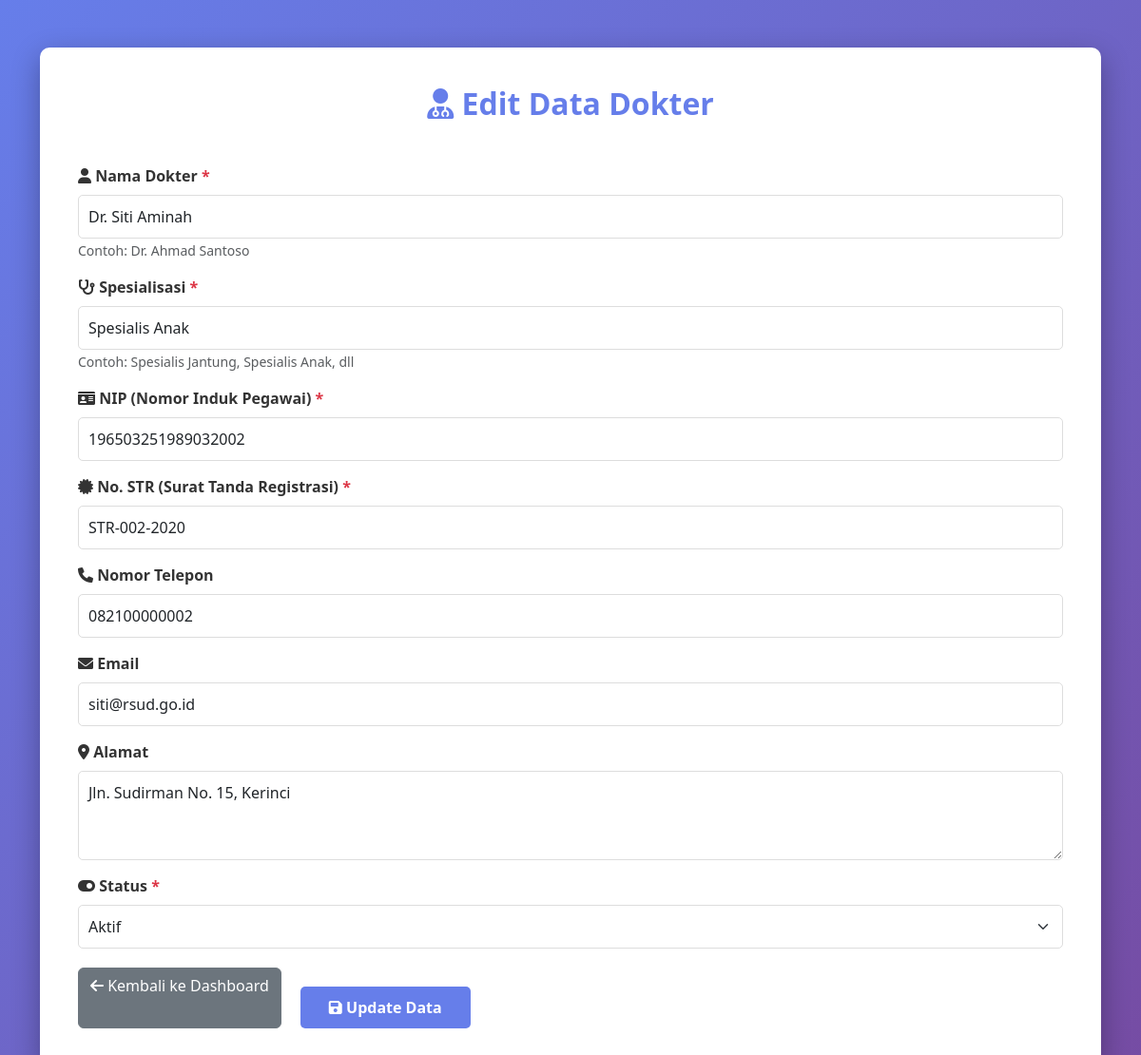
The page /input_dokter.php?id=2 (signed in) on the database its author committed.
### tables this page shows
CREATE TABLE IF NOT EXISTS dokter (
    id INT AUTO_INCREMENT PRIMARY KEY,
    nama VARCHAR(100) NOT NULL,
    spesialisasi VARCHAR(100) NOT NULL,
    nip VARCHAR(30) NOT NULL UNIQUE,
    no_str VARCHAR(50) NOT NULL,
    telepon VARCHAR(20),
    email VARCHAR(100),
    alamat TEXT,
    created_at TIMESTAMP DEFAULT CURRENT_TIMESTAMP,
    updated_at TIMESTAMP DEFAULT CURRENT_TIMESTAMP ON UPDATE CURRENT_TIMESTAMP,
    status ENUM('aktif', 'nonaktif') DEFAULT 'aktif'
);

### input_dokter.php (the view, shortened to what this page needs)
<?php
require 'config/database.php';
$edit_mode = isset($_GET['id']);
$dokter = null;
if ($edit_mode) {
    $id = intval($_GET['id']);
    $stmt = $conn->prepare("SELECT * FROM dokter WHERE id = ?");
    $stmt->bind_param("i", $id);
    $stmt->execute();
    $result = $stmt->get_result();
    $dokter = $result->fetch_assoc();
}
?>
<!DOCTYPE html>
<html lang="id">
<head>
    <link href="https://cdn.jsdelivr.net/npm/bootstrap@5.3.0/dist/css/bootstrap.min.css" rel="stylesheet">
    <link rel="stylesheet" href="https://cdnjs.cloudflare.com/ajax/libs/font-awesome/6.0.0/css/all.min.css">
    <link href="https://cdn.jsdelivr.net/npm/sweetalert2@11.7.3/dist/sweetalert2.min.css" rel="stylesheet">
</head>
<body>
    <div class="container">
        <div class="form-container">
            <h2 class="form-title">
                <i class="fas fa-user-md"></i>
                <?php echo $edit_mode ? 'Edit Data Dokter' : 'Input Data Dokter Baru'; ?>
            </h2>
            <form id="dokterForm">
                <div class="form-group">
                    <label for="nama" class="form-label">
                        <i class="fas fa-user"></i> Nama Dokter <span class="text-danger">*</span>
                    </label>
                    <input type="text" class="form-control" id="nama" name="nama"
                        value="<?php echo $edit_mode ? htmlspecialchars($dokter['nama']) : ''; ?>"
                        placeholder="Masukkan nama dokter" required>
                    <small class="form-text text-muted">Contoh: Dr. Ahmad Santoso</small>
                </div>
                <div class="form-group">
                    <label for="spesialisasi" class="form-label">
                        <i class="fas fa-stethoscope"></i> Spesialisasi <span class="text-danger">*</span>
                    </label>
                    <input type="text" class="form-control" id="spesialisasi" name="spesialisasi"
                        value="<?php echo $edit_mode ? htmlspecialchars($dokter['spesialisasi']) : ''; ?>"
                        placeholder="Masukkan spesialisasi dokter" required>
                    <small class="form-text text-muted">Contoh: Spesialis Jantung, Spesialis Anak, dll</small>
                </div>
                <div class="form-group">
                    <label for="nip" class="form-label">
                        <i class="fas fa-id-card"></i> NIP (Nomor Induk Pegawai) <span class="text-danger">*</span>
                    </label>
                    <input type="text" class="form-control" id="nip" name="nip"
                        value="<?php echo $edit_mode ? htmlspecialchars($dokter['nip']) : ''; ?>"
                        placeholder="Masukkan NIP dokter" required>
                </div>
                <div class="form-group">
                    <label for="no_str" class="form-label">
                        <i class="fas fa-certificate"></i> No. STR (Surat Tanda Registrasi) <span class="text-danger">*</span>
                    </label>
                    <input type="text" class="form-control" id="no_str" name="no_str"
                        value="<?php echo $edit_mode ? htmlspecialchars($dokter['no_str']) : ''; ?>"
                        placeholder="Masukkan No. STR" required>
                </div>
                <div class="form-group">
                    <label for="telepon" class="form-label">
                        <i class="fas fa-phone"></i> Nomor Telepon
                    </label>
                    <input type="tel" class="form-control" id="telepon" name="telepon"
                        value="<?php echo $edit_mode ? htmlspecialchars($dokter['telepon']) : ''; ?>"
                        placeholder="Contoh: 0821-xxxx-xxxx">
                </div>
                <div class="form-group">
                    <label for="email" class="form-label">
                        <i class="fas fa-envelope"></i> Email
                    </label>
                    <input type="email" class="form-control" id="email" name="email"
                        value="<?php echo $edit_mode ? htmlspecialchars($dokter['email']) : ''; ?>"
                        placeholder="Masukkan email dokter">
                </div>
                <div class="form-group">
                    <label for="alamat" class="form-label">
                        <i class="fas fa-map-marker-alt"></i> Alamat
                    </label>
                    <textarea class="form-control" id="alamat" name="alamat" rows="3" placeholder="Masukkan alamat dokter"><?php echo $edit_mode ? htmlspecialchars($dokter['alamat']) : ''; ?></textarea>
                </div>
                <div class="form-group">
                    <label for="status" class="form-label">
                        <i class="fas fa-toggle-on"></i> Status <span class="text-danger">*</span>
                    </label>
                    <select class="form-select" id="status" name="status" required>
                        <option value="aktif" <?php echo $edit_mode && $dokter['status'] == 'aktif' ? 'selected' : ''; ?>>Aktif</option>
                    </select>
                </div>
                <div class="button-group">
                    <a href="dashboard.php" class="btn btn-secondary btn-back">
                        <i class="fas fa-arrow-left"></i> Kembali ke Dashboard
                    </a>
                    <button type="submit" class="btn btn-primary">
                        <i class="fas fa-save"></i>
                        <?php echo $edit_mode ? 'Update Data' : 'Simpan Data'; ?>
                    </button>
                </div>
            </form>
        </div>
    </div>
</body>
</html>

### input_dokter.php (style rules this page uses)
body { background: linear-gradient(135deg, #667eea 0%, #764ba2 100%); min-height: 100vh; padding: 20px; }
.form-container { background: white; border-radius: 10px; box-shadow: 0 10px 30px rgba(0, 0, 0, 0.3); padding: 40px; margin-top: 30px; margin-bottom: 30px; }
.form-title { color: #667eea; margin-bottom: 30px; text-align: center; font-weight: bold; }
.form-label { font-weight: 600; color: #333; margin-top: 15px; }
.form-control, .form-select { border: 1px solid #ddd; border-radius: 5px; padding: 10px; }
.btn-primary { background: #667eea; border: none; border-radius: 5px; padding: 10px 30px; font-weight: 600; margin-top: 20px; }
.btn-back { margin-right: 10px; }
.button-group { display: flex; gap: 10px; margin-top: 20px; }

### rows shown on the page
dokter: nama "Dr. Siti Aminah", spesialisasi "Spesialis Anak", nip "196503251989032002", no_str "STR-002-2020", telepon "082100000002", email "siti@rsud.go.id", alamat "Jln. Sudirman No. 15, Kerinci", status "Aktif"
